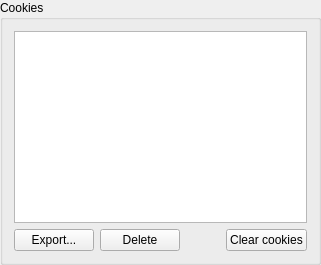
           <widget class="QGroupBox" name="groupBoxCookies">
            <property name="title">
             <string>Cookies</string>
            </property>
            <layout class="QVBoxLayout" name="verticalLayout_40">
             <item>
              <widget class="QTableWidget" name="tableCookies">
               <property name="editTriggers">
                <set>QAbstractItemView::EditTrigger::NoEditTriggers</set>
               </property>
               <property name="selectionBehavior">
                <enum>QAbstractItemView::SelectionBehavior::SelectRows</enum>
               </property>
               <property name="sortingEnabled">
                <bool>true</bool>
               </property>
               <property name="cornerButtonEnabled">
                <bool>false</bool>
               </property>
              </widget>
             </item>
             <item>
              <layout class="QHBoxLayout" name="horizontalLayout_17">
               <item>
                <widget class="QPushButton" name="buttonExportCookies">
                 <property name="text">
                  <string>Export...</string>
                 </property>
                </widget>
               </item>
               <item>
                <widget class="QPushButton" name="buttonDelCookies">
                 <property name="text">
                  <string>Delete</string>
                 </property>
                </widget>
               </item>
               <item>
                <spacer name="horizontalSpacer_7">
                 <property name="orientation">
                  <enum>Qt::Orientation::Horizontal</enum>
                 </property>
                 <property name="sizeHint" stdset="0">
                  <size>
                   <width>40</width>
                   <height>20</height>
                  </size>
                 </property>
                </spacer>
               </item>
               <item>
                <widget class="QPushButton" name="buttonClearCookies">
                 <property name="text">
                  <string>Clear cookies</string>
                 </property>
                </widget>
               </item>
              </layout>
             </item>
            </layout>
           </widget>
